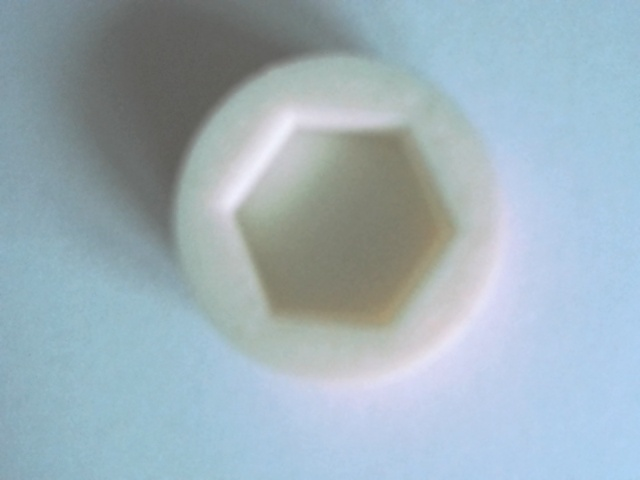
#> input picture Custom_CNN_trainer/Class_0/Class_0_1014.jpg, 640 x 480 px, found by its file name; its folder holds only this picture in this run
$ python Labler.py
#> lines starting #> are read from the running program, lines starting #| are printed output that depends on the picture
import os
import cv2
import numpy as np
import pickle
from tqdm import tqdm  # Import tqdm for the progress bar

# Define paths to folders containing images for each class
class_0_path = 'Class_0\\'
class_1_path = 'Class_1\\'
class_2_path = 'Class_2\\'
class_3_path = 'Class_3\\'

def create_custom_dataset(class_0_path, class_1_path, class_2_path, class_3_path):
#> called with class_0_path = 'Class_0\\', class_1_path = 'Class_1\\', class_2_path = 'Class_2\\', class_3_path = 'Class_3\\'
    images = []
    labels = []

    total_images = sum(len(files) for _, _, files in os.walk(class_0_path)) + \
                   sum(len(files) for _, _, files in os.walk(class_1_path)) + \
                   sum(len(files) for _, _, files in os.walk(class_2_path)) + \
                   sum(len(files) for _, _, files in os.walk(class_3_path))

    progress_bar = tqdm(total=total_images, desc='Creating Dataset', unit='image')

    # Load images and assign labels
    for class_idx, class_path in enumerate([class_0_path, class_1_path, class_2_path, class_3_path]):
        for image_name in os.listdir(class_path):
            image_path = os.path.join(class_path, image_name)
            image = cv2.imread(image_path)  # Read image
#> image is the input picture: shape (480, 640, 3); mean B, G, R 186.1, 176.5, 158
            image = cv2.resize(image, (40, 30))  # Resize image as needed
#> image: shape (30, 40, 3)

            # Convert image to grayscale
            image_gray = cv2.cvtColor(image, cv2.COLOR_BGR2GRAY)
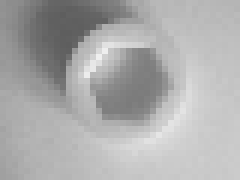
#> image_gray: shape (30, 40) (shown 6 times larger); min 94, max 239, mean 172.2
            images.append(image_gray)
            labels.append(class_idx)  # Assign label

            progress_bar.update(1)  # Update progress bar

    progress_bar.close()  # Close progress bar after completion

    # Convert lists to numpy arrays
    images = np.array(images)
    labels = np.array(labels)

    return images, labels

# Create a custom dataset
#> (the run stopped early here; a loop or call above may not have finished)
